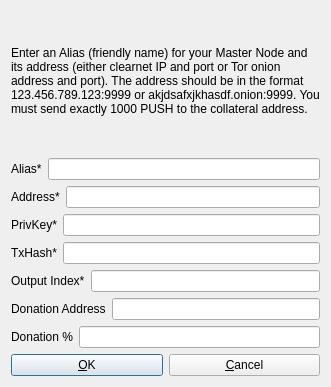
<?xml version="1.0" encoding="UTF-8"?>
<ui version="4.0">
 <class>AddEditAdrenalineNode</class>
 <widget class="QDialog" name="AddEditAdrenalineNode">
  <property name="geometry">
   <rect>
    <x>0</x>
    <y>0</y>
    <width>331</width>
    <height>387</height>
   </rect>
  </property>
  <property name="windowTitle">
   <string>Add/Edit PushCurrency Node</string>
  </property>
  <property name="modal">
   <bool>true</bool>
  </property>
  <layout class="QVBoxLayout" name="verticalLayout">
   <item>
    <widget class="QLabel" name="label_9">
     <property name="sizePolicy">
      <sizepolicy hsizetype="Preferred" vsizetype="Expanding">
       <horstretch>0</horstretch>
       <verstretch>0</verstretch>
      </sizepolicy>
     </property>
     <property name="text">
      <string>&lt;html&gt;&lt;head/&gt;&lt;body&gt;&lt;p&gt;Enter an Alias (friendly name) for your Master Node and its address (either clearnet IP and port or Tor onion address and port). The address should be in the format 123.456.789.123:9999 or akjdsafxjkhasdf.onion:9999. You must send exactly 1000 PUSH to the collateral address.&lt;/p&gt;&lt;/body&gt;&lt;/html&gt;</string>
     </property>
     <property name="wordWrap">
      <bool>true</bool>
     </property>
    </widget>
   </item>
   <item>
    <layout class="QHBoxLayout" name="horizontalLayout_4">
     <property name="bottomMargin">
      <number>0</number>
     </property>
     <item>
      <widget class="QLabel" name="label_4">
       <property name="text">
        <string>Alias*</string>
       </property>
      </widget>
     </item>
     <item>
      <widget class="QLineEdit" name="aliasLineEdit"/>
     </item>
    </layout>
   </item>
   <item>
    <layout class="QHBoxLayout" name="horizontalLayout_5">
     <property name="bottomMargin">
      <number>0</number>
     </property>
     <item>
      <widget class="QLabel" name="label_6">
       <property name="text">
        <string>Address*</string>
       </property>
      </widget>
     </item>
     <item>
      <widget class="QLineEdit" name="addressLineEdit"/>
     </item>
    </layout>
   </item>
   <item>
    <layout class="QHBoxLayout" name="horizontalLayout_3">
     <property name="bottomMargin">
      <number>0</number>
     </property>
     <item>
      <widget class="QLabel" name="label_5">
       <property name="text">
        <string>PrivKey*</string>
       </property>
      </widget>
     </item>
     <item>
      <widget class="QLineEdit" name="privkeyLineEdit"/>
     </item>
    </layout>
   </item>
   <item>
    <layout class="QHBoxLayout" name="horizontalLayout_2">
     <property name="bottomMargin">
      <number>0</number>
     </property>
     <item>
      <widget class="QLabel" name="label_2">
       <property name="text">
        <string>TxHash*</string>
       </property>
      </widget>
     </item>
     <item>
      <widget class="QLineEdit" name="txhashLineEdit"/>
     </item>
    </layout>
   </item>
   <item>
    <layout class="QHBoxLayout" name="horizontalLayout_8">
     <property name="bottomMargin">
      <number>0</number>
     </property>
     <item>
      <widget class="QLabel" name="label_8">
       <property name="text">
        <string>Output Index*</string>
       </property>
      </widget>
     </item>
     <item>
      <widget class="QLineEdit" name="outputindexLineEdit"/>
     </item>
    </layout>
   </item>
   <item>
    <layout class="QHBoxLayout" name="horizontalLayout_6">
     <property name="bottomMargin">
      <number>0</number>
     </property>
     <item>
      <widget class="QLabel" name="label_3">
       <property name="text">
        <string>Donation Address</string>
       </property>
      </widget>
     </item>
     <item>
      <widget class="QLineEdit" name="donationaddressLineEdit"/>
     </item>
    </layout>
   </item>
   <item>
    <layout class="QHBoxLayout" name="horizontalLayout_7">
     <property name="bottomMargin">
      <number>0</number>
     </property>
     <item>
      <widget class="QLabel" name="label_7">
       <property name="text">
        <string>Donation %</string>
       </property>
      </widget>
     </item>
     <item>
      <widget class="QLineEdit" name="donationpercentageLineEdit"/>
     </item>
    </layout>
   </item>
   <item>
    <layout class="QHBoxLayout" name="horizontalLayout_Buttons">
     <item>
      <widget class="QPushButton" name="okButton">
       <property name="text">
        <string>&amp;OK</string>
       </property>
      </widget>
     </item>
     <item>
      <widget class="QPushButton" name="cancelButton">
       <property name="text">
        <string>&amp;Cancel</string>
       </property>
       <property name="autoDefault">
        <bool>false</bool>
       </property>
      </widget>
     </item>
    </layout>
   </item>
  </layout>
 </widget>
 <resources/>
 <connections/>
</ui>
